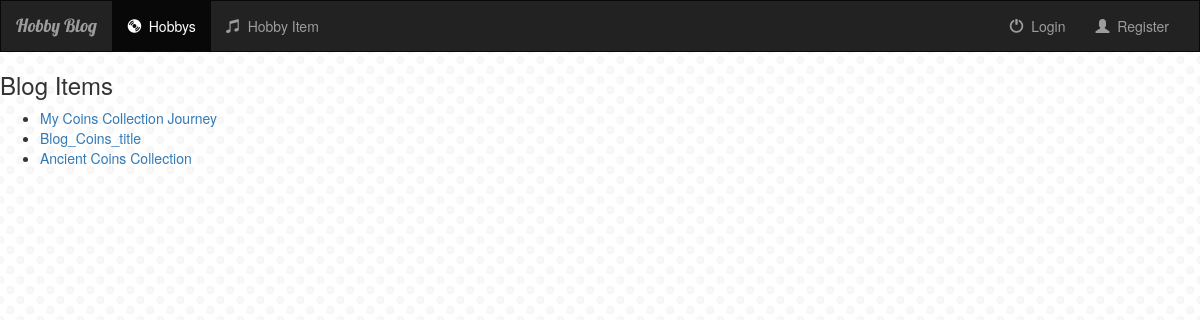
Page /hobby/bloglist/1/ on the committed database.
### addpost/models.py (models this page shows, shortened)
class Blog(models.Model):
    hobbyitem = models.ForeignKey(HobbyItem, on_delete = models.CASCADE)
    title = models.CharField(max_length = 250)
    slug = models.SlugField (max_length = 1000)
    created_date = models.DateTimeField(auto_now_add = True)
    modified = models.DateTimeField(auto_now = True)
    description = models.CharField(max_length =140)
    content = models.TextField()
    link = models.URLField(blank = True)
    updated_date = models.DateTimeField(auto_now_add = False, auto_now = True)

### hobby/views.py (the view)
# urls.py: url(r'^bloglist/(?P<pk>[0-9]+)/$', views.PostIndexView.as_view(), name='postindex'),
class PostIndexView(generic.DetailView):
    model = HobbyItem
    template_name = 'hobby/postindex.html'

### hobby/templates/hobby/postindex.html (shortened to what this page needs)
{% extends 'hobby/base.html' %}
{% block content %}
    <h3>Blog Items</h3>
<ul>
	{% for blog_item in hobbyitem.blog_set.all %}
	 <li><a href="http://127.0.0.1:8000/hobby/bloglist/{{blog_item.slug}}">{{ blog_item.title }}</a>
    {% endfor %}
</ul>
{% endblock %}

### hobby/templates/hobby/base.html (shortened to what this page needs)
<!doctype html>
<html lang="en">
  <head>
    {% load staticfiles %}
      <link rel="stylesheet" href="https://maxcdn.bootstrapcdn.com/bootstrap/3.3.7/css/bootstrap.min.css">
      <link rel = "stylesheet" type = "text/css" href="{% static 'hobby/style.css' %}">
  </head>
  <body>
    <nav class="navbar navbar-inverse ">
      <div class="container-fluid">
        <div class="navbar-header">
          <a class="navbar-brand" href="{% url 'hobby:hobbyindex' %}">Hobby Blog</a>
        </div>
        <div class="collapse navbar-collapse" id="topNavBar">
          {% if user.is_authenticated %}
          <ul class="nav navbar-nav">
            <li class="active">
              <a href="{% url 'hobby:hobbyindex'%}">
                <span class="glyphicon glyphicon-cd" aria-hidden="true"></span>&nbsp;
                Hobbys
              </a>
            </li>
            <li class="">
              <a href="">
                <span class="glyphicon glyphicon-music" aria-hidden="true"></span>&nbsp;
                Hobby Item
              </a>
            </li>
          </ul>
          <ul class="nav navbar-nav navbar-right">
            <li class="">
              <a href="{% url 'addhobby:addhobby'%}">
                <span class="glyphicon glyphicon-plus" aria-hidden="true"></span>&nbsp;
                Add hobby Cat
              </a>
            </li>
                <li class="">
              <a href="{% url 'addhobbyitem:addhobbyitem'%}">
                <span class="glyphicon glyphicon-plus" aria-hidden="true"></span>&nbsp;
                Add hobby Item
              </a>
            </li>
             <li class="">
              <a href="{% url 'addpost:addpost'%}">
                <span class="glyphicon glyphicon-plus" aria-hidden="true"></span>&nbsp;
                Add Post
              </a>
            </li>
            <li class="">
              <a href="">
                <span class="glyphicon glyphicon-user" aria-hidden="true"></span>&nbsp;
                {{ request.user.username }}
              </a>
            </li>
            <li class="">
              <a href="/account/logout">
                <span class="glyphicon glyphicon-off" aria-hidden="true"></span>&nbsp;
                Logout
              </a>
            </li>
          </ul>
          {% else %}
          <ul class="nav navbar-nav">
            <li class="active">
              <a href="{% url 'hobby:hobbyindex'%}">
                <span class="glyphicon glyphicon-cd" aria-hidden="true"></span>&nbsp;
                Hobbys
              </a>
            </li>
            <li class="">
              <a href="">
                <span class="glyphicon glyphicon-music" aria-hidden="true"></span>&nbsp;
                Hobby Item
              </a>
            </li>
          </ul>
          <ul class="nav navbar-nav navbar-right">
            <li class="">
              <a href="/account/login">
                <span class="glyphicon glyphicon-off" aria-hidden="true"></span>&nbsp;
                Login
              </a>
            </li>
            <li class="">
              <a href="/account">
                <span class="glyphicon glyphicon-user" aria-hidden="true"></span>&nbsp;
                Register
              </a>
            </li>
          </ul>
          {% endif %}
        </div>
      </div>
    </nav>
    {% block content %}
    {% endblock %}
  </body>
</html>

### hobby/static/hobby/style.css (style rules this page uses)
body { background: white url("images/background.jpg") }
.navbar { border-radius: 0; }
.navbar-brand { font-family: 'Lobster', cursive; }

### rows in the picture
Blog: title "My Coins Collection Journey"
Blog: title "Blog_Coins_title"
Blog: title "Ancient Coins Collection"
